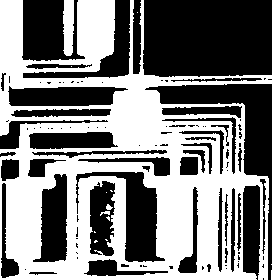
%> input picture images/circbw.tif, 272 x 280 px
$ octave P8_1_erosion_dilation_opening_closing.m   (GNU Octave 9; MATLAB toolbox functions it lacks are replaced by stand-ins)
%> lines starting %> are read from the running program, lines starting %| are printed output that depends on the picture; in (x1, y1, x2, y2) boxes, pixels count from 0 and x2, y2 are one past the last pixel; in counts of white or black regions, pixels touching at a corner belong together; the program's own positions count from 1
I = imread("C:\Program Files\scilab-6.1.1\IPCV\images\circbw.tif");
%> I is the input picture: size 280x272 uint8; 48.9% white; 14 white regions (10 under 20 px), largest, box (x1, y1, x2, y2) and area: (0, 0, 272, 280) 36579, (63, 0, 74, 56) 543, (106, 204, 113, 210) 27, (100, 211, 110, 216) 27
subplot(2, 3, 1),
imshow(I);
title("Original image");

% Dilated Image
se = strel("line", 7, 7);
dilate = imdilate(I, se);
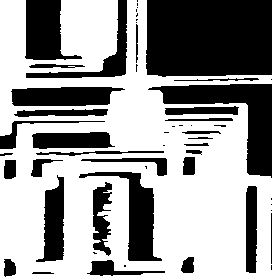
%> dilate: size 280x272 uint8; 60.6% white; 54 black regions (22 under 20 px), largest, box (x1, y1, x2, y2) and area: (146, 0, 272, 77) 9464, (148, 84, 272, 178) 3859, (79, 172, 162, 261) 2219
subplot(2, 3, 2),
imshow(dilate);
title("Dilated image");

% Eroded image
erode = imerode(I, se);
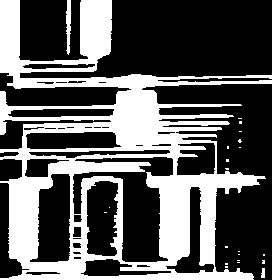
%> erode: size 280x272 uint8; 36% white; 22 white regions (19 under 20 px), largest, box (x1, y1, x2, y2) and area: (0, 0, 272, 280) 27100, (66, 0, 71, 55) 208, (261, 268, 265, 278) 34
subplot(2, 3, 3),
imshow(erode);
title("Eroded image");

% Opened image
open = imopen(I, se);
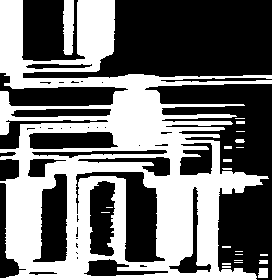
%> open: size 280x272 uint8; 44.1% white; 22 white regions (14 under 20 px), largest, box (x1, y1, x2, y2) and area: (0, 0, 272, 280) 32608, (63, 0, 74, 55) 538, (258, 268, 268, 278) 94
subplot(2, 3, 4),
imshow(open);
title("Opened image");

% Closed image
close = imclose(I, se);
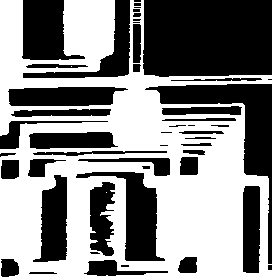
%> close: size 280x272 uint8; 53.2% white; 49 black regions (11 under 20 px), largest, box (x1, y1, x2, y2) and area: (143, 0, 272, 77) 9701, (145, 84, 272, 264) 4466, (76, 172, 165, 261) 2765
subplot(2, 3, 5),
imshow(close);
title("Closed image");
